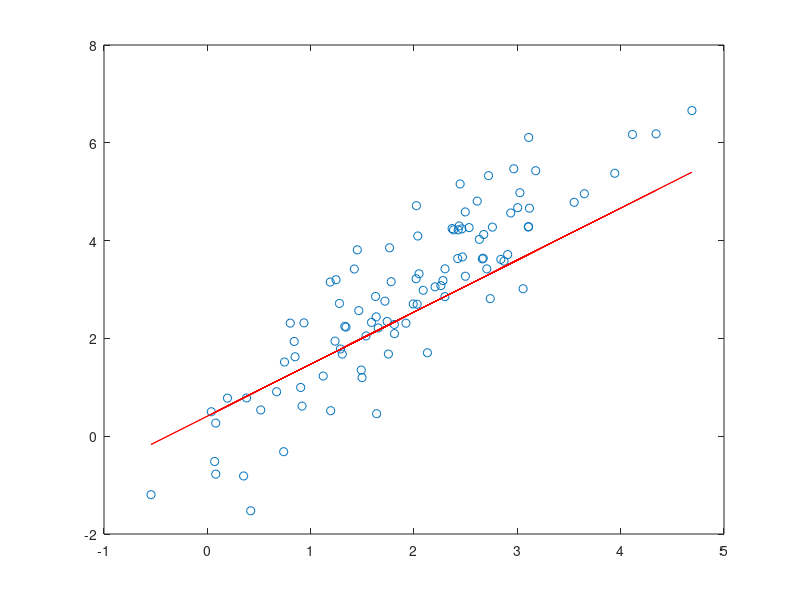

Recreate this plot in MATLAB.
% batch gradient descent example 
% in univariate linear regression
% 2017-03-24 jkang
% Matlab R2016b
%
% y = th0 + th1*x

%% Training
% data
mu = [2,3];
sigma = [1,1.5;1.5,3];
n_input = 100;
r = mvnrnd(mu,sigma,n_input);

xdata = [ones(1,100);r(:,1)']; % (feature) x (example), padded with ones
ydata = r(:,2)';

% parameters
theta = [0, 0];
max_iter = 30;
alpha = 0.01;

% update
MSE = @(x,y,theta) 1/(2*length(x))*sum((theta*xdata - ydata).^2);
for i = 1:max_iter
    theta = theta - alpha*(1/n_input)*(theta*xdata - ydata)*xdata';
    fprintf('MSE=%.4f\n',MSE(xdata,ydata,theta))
end

%% Plot
plot(xdata(2,:),ydata,'o')
hold on
plot(xdata(2,:),theta*xdata,'r-')
hold off


